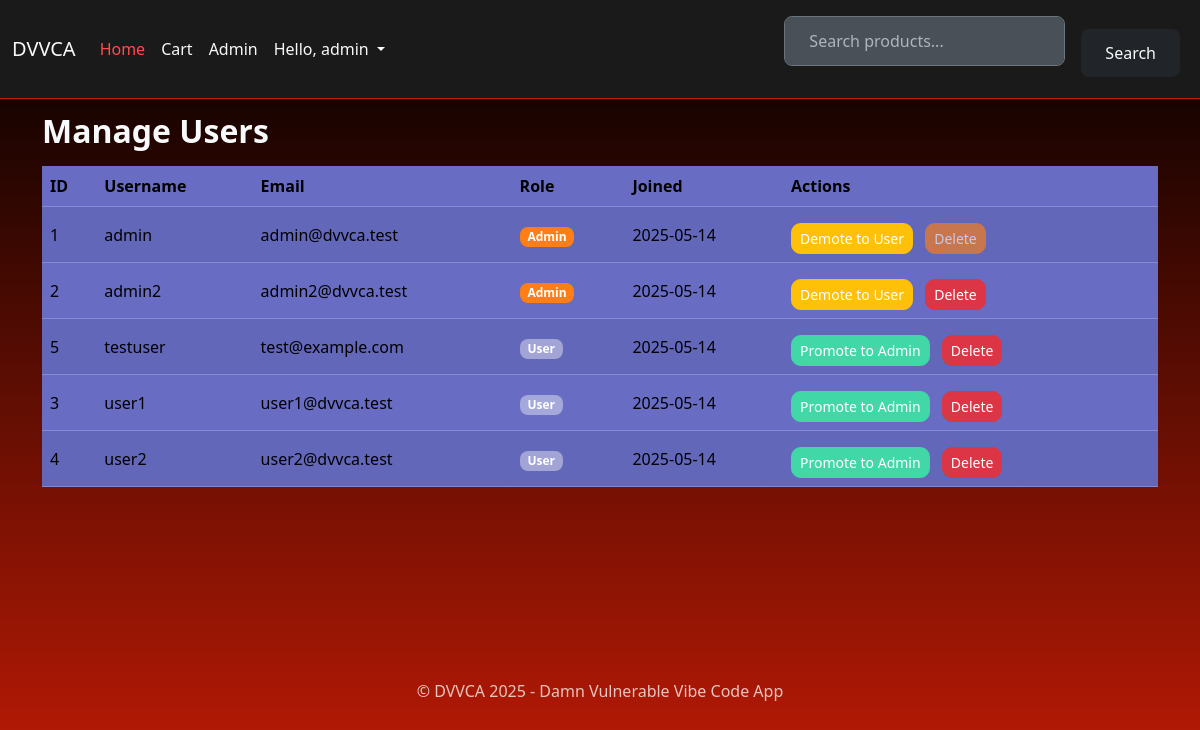
The app's page /admin/users (signed in) with its own data.
### src/models/user.py (models this page shows, shortened)
class User(db.Model, UserMixin):
    id = db.Column(db.Integer, primary_key=True)
    username = db.Column(db.String(80), unique=True, nullable=False)
    email = db.Column(db.String(120), unique=True, nullable=False)
    password_hash = db.Column(db.String(256), nullable=False)
    role = db.Column(db.String(10), nullable=False, default="user")
    full_name = db.Column(db.String(100), nullable=True)
    bio = db.Column(db.Text, nullable=True)
    profile_picture = db.Column(db.String(255), nullable=True)
    created_at = db.Column(db.DateTime, default=datetime.datetime.utcnow)
    reviews = relationship("Review", back_populates="user", cascade="all, delete-orphan")
    cart_items = relationship("CartItem", back_populates="user", cascade="all, delete-orphan")
    orders = relationship("Order", back_populates="user", cascade="all, delete-orphan")
    browsing_history = relationship("BrowsingHistory", back_populates="user", cascade="all, delete-orphan")
    favorites = relationship("Favorite", back_populates="user", cascade="all, delete-orphan")
    @property
    def is_admin(self):
        return self.role == "admin"

### src/routes/admin.py (the view)
@admin_bp.route("/users")
@admin_required
def manage_users():
    users = User.query.order_by(User.username).all()
    return render_template("manage_users.html", users=users)

### src/main.py (called while the page is built)
@login_manager.user_loader
def load_user(user_id):
    return User.query.get(int(user_id))

@app.before_request
def make_session_permanent():
    session.permanent = True

@app.context_processor
def inject_current_year():
    return {'current_year': datetime.datetime.now().year}

### src/routes/admin.py (called while the page is built)
def admin_required(f):
    @wraps(f)
    def decorated_function(*args, **kwargs):
        if not current_user.is_authenticated or current_user.role != "admin":
            flash("Admin privileges are required to access this page.", "danger")
            return redirect(url_for("auth.login"))
        return f(*args, **kwargs)
    return decorated_function

### src/templates/admin/manage_users.html (shortened to what this page needs)
{% extends "base.html" %}
{% block content %}
<h2>Manage Users</h2>
{% if users %}
<div class="table-responsive">
    <table class="table table-striped table-hover align-middle">
        <thead>
            <tr>
                <th>ID</th>
                <th>Username</th>
                <th>Email</th>
                <th>Role</th>
                <th>Joined</th>
                <th>Actions</th>
            </tr>
        </thead>
        <tbody>
            {% for user in users %}
            <tr>
                <td>{{ user.id }}</td>
                <td>{{ user.username | safe }}</td>
                <td>{{ user.email | safe }}</td>
                <td>
                    <span class="badge {{ 'bg-danger' if user.is_admin else 'bg-secondary' }}">
                        {{ 'Admin' if user.is_admin else 'User' }}
                    </span>
                </td>
                <td>{{ user.created_at.strftime("%Y-%m-%d") }}</td>
                <td>
                    <form action="{{ url_for("admin.change_user_role", user_id=user.id) }}" method="POST" class="d-inline">
                        <button type="submit" class="btn btn-sm {{ 'btn-warning' if user.is_admin else 'btn-success' }}">
                            {{ 'Demote to User' if user.is_admin else 'Promote to Admin' }}
                        </button>
                    </form>
                    <form action="{{ url_for("admin.delete_user", user_id=user.id) }}" method="POST" class="d-inline" onsubmit="return confirm("Are you sure you want to delete this user?");">
                        <button type="submit" class="btn btn-sm btn-danger" {{ 'disabled' if user.id == current_user.id }}>Delete</button>
                    </form>
                </td>
            </tr>
            {% endfor %}
        </tbody>
    </table>
</div>
{% else %}
<div class="alert alert-info" role="alert">
    No users found.
</div>
{% endif %}
{% endblock %}

### src/templates/base.html (shortened to what this page needs)
<!doctype html>
<html lang="en">
<head>
    <link rel="stylesheet" href="https://cdn.jsdelivr.net/npm/bootswatch@5.3.2/dist/quartz/bootstrap.min.css">
</head>
<body>
    <nav class="navbar navbar-expand-md navbar-dark fixed-top">
        <div class="container-fluid">
            <a class="navbar-brand" href="{{ url_for("shop.index") }}">DVVCA</a>
            <div class="collapse navbar-collapse" id="navbarsExampleDefault">
                <ul class="navbar-nav me-auto mb-2 mb-md-0">
                    <li class="nav-item">
                        <a class="nav-link active" aria-current="page" href="{{ url_for("shop.index") }}">Home</a>
                    </li>
                    <li class="nav-item">
                        <a class="nav-link" href="{{ url_for("shop.view_cart") }}">Cart</a>
                    </li>
                    {% if current_user.is_authenticated %}
                        {% if current_user.role == 'admin' %}
                        <li class="nav-item">
                            <a class="nav-link" href="{{ url_for("admin.dashboard") }}">Admin</a>
                        </li>
                        {% endif %}
                        <li class="nav-item dropdown">
                            <a class="nav-link dropdown-toggle" href="#" id="navbarDropdown" role="button" data-bs-toggle="dropdown" aria-expanded="false">
                                Hello, {{ current_user.username }}
                            </a>
                        </li>
                    {% endif %}
                </ul>
                <form class="d-flex align-items-center" action="{{ url_for("shop.search_products") }}" method="GET">
                    <input class="form-control me-2" type="search" placeholder="Search products..." aria-label="Search" name="q">
                    <button class="btn btn-secondary" type="submit">Search</button>
                </form>
            </div>
        </div>
    </nav>
    <main class="container">
        {% block content %}
        {% endblock %}
    </main>
    <footer class="container mt-5 text-center text-muted">
        <p>&copy; DVVCA {{ current_year }} - Damn Vulnerable Vibe Code App</p>
    </footer>
</body>
</html>

### src/templates/base.html (style rules this page uses)
body { padding-top: 5rem; background: linear-gradient(to bottom, #000000, #c11b05); background-attachment: fixed; color: #f8f9fa; min-height: 100vh; }
.navbar { background-color: #1a1a1a !important; border-bottom: 1px solid #c11b05; }
.navbar-brand, .nav-link, .dropdown-item { color: #f8f9fa !important; }
.nav-link.active { color: #ff4d4d !important; }
.container { padding-top: 2rem; padding-bottom: 2rem; }
.form-control, .form-select { margin-bottom: 1rem; background-color: #495057; color: #f8f9fa; border-color: #6c757d; }
.form-control::placeholder { color: #adb5bd; }
.btn { margin-top: 0.5rem; margin-right: 0.5rem; transition: background-color 0.15s ease-in-out, border-color 0.15s ease-in-out, color 0.15s ease-in-out, box-shadow 0.15s ease-in-out; }
.btn-secondary { background-color: #212529; border-color: #343a40; color: #f8f9fa; }
.btn-danger { background-color: #dc3545; border-color: #dc3545; }
a { color: #ff4d4d; text-decoration: none; }

### records on screen
User: username "admin", id "1", email "admin@dvvca.test", role "Admin", created_at "2025-05-14", role "Demote to User"
User: id "2", username "admin2", email "admin2@dvvca.test", role "Admin", created_at "2025-05-14", role "Demote to User"
User: id "5", username "testuser", email "test@example.com", role "User", created_at "2025-05-14", role "Promote to Admin"
User: id "3", username "user1", email "user1@dvvca.test", role "User", created_at "2025-05-14", role "Promote to Admin"
User: id "4", username "user2", email "user2@dvvca.test", role "User", created_at "2025-05-14", role "Promote to Admin"
